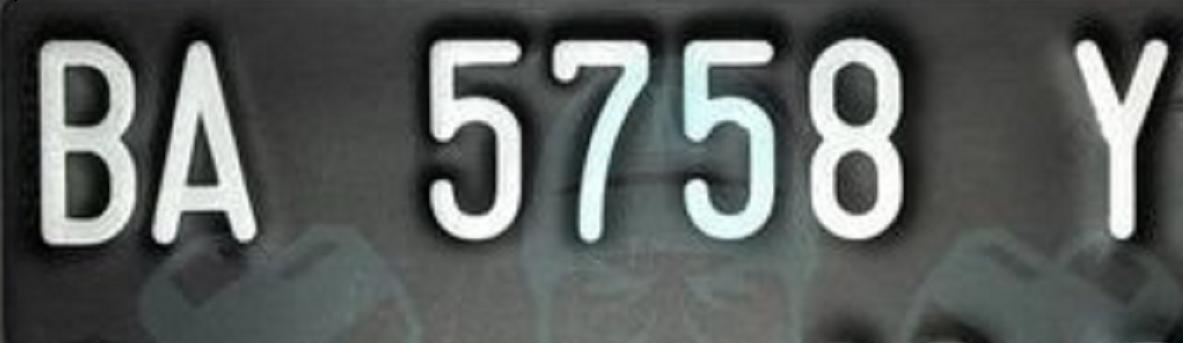
#> input picture Week_08_UTS/assets/1.jpg, 1183 x 343 px, found by its file name
$ jupyter execute --allow-errors UTS_Clustering_Image_Segmentation.ipynb   (shell and % lines are left out)
#> lines starting #> are read from the running program, lines starting #| are printed output that depends on the picture
# Segmentasi Gambar dengan Clustering

Segmentasi merupakan salah satu cara untuk membedakan antara objek satu dengan objek lainnya dalam suatu citra. Cara ini dapat dilakukan dengan mengelompokkan nilai pixel citra berdasarkan kedekatan warnanya.

Pada UTS kali ini, Anda diminta untuk melakukan segmentasi citra plat nomor kendaraan di Indonesia. Fungsi segmentasi dalam kasus ini adalah mempermudah pembacaan plat nomor kendaraan sebelum proses selanjutnya, seperti pembacaan karakter pada plat nomor.

# Ketentuan UTS

Berdasarkan pemaparan kasus, Anda diminta untuk,

1. Pilih 5 citra plat nomor untuk setiap anggota kelompok dari dataset yang telah disediakan. [DOWNLOAD](https://storage.googleapis.com/kuliah_mah/dummy.zip)
2. Lakukan segmentasi pada citra plat nomor untuk memperjelas karakter pada plat nomor.
3. Anda dapat menggunakan algortima K-Means seperti yang telah dijelaskan pada praktikum sebelumnya atau menggunakan algoritma klasterisasi yang lain.
4. Anda diperkenankan untuk melakukan pra pengolahan data (preprocessing) pada citra seperti,
    - Merubah color space
    - Reduksi dimensi
    - dsb
5. Tampilkan perbandingan citra antara sebelum dan sesudah di segmentasi

**Open Challange** (Opsional)
 - Bagaimana cara melakukan evaluasi pada hasil segementasi?
 - Terapkan pada kasus ini!

**Catatan:**
1. Proses loading citra dicontohkan dengan menggunakan library openCV
2. Secara default, openCV akan memuat citra dalam format BGR

# Jawaban

[cell 1]
import numpy as np
import cv2
import matplotlib.pyplot as plt
from google.colab.patches import cv2_imshow # path cv2.imshow di google colab

[cell 2]
# Load Gambar
img_list = []

# Load and append each image to the list
img_1 = cv2.imread('/content/drive/MyDrive/Machine_Learning/UTS/1.jpg')
#> img_1 is the input picture: shape (343, 1183, 3); mean B, G, R 93.2, 95, 91
img_list.append(img_1)

img_2 = cv2.imread('/content/drive/MyDrive/Machine_Learning/UTS/2.jpg')
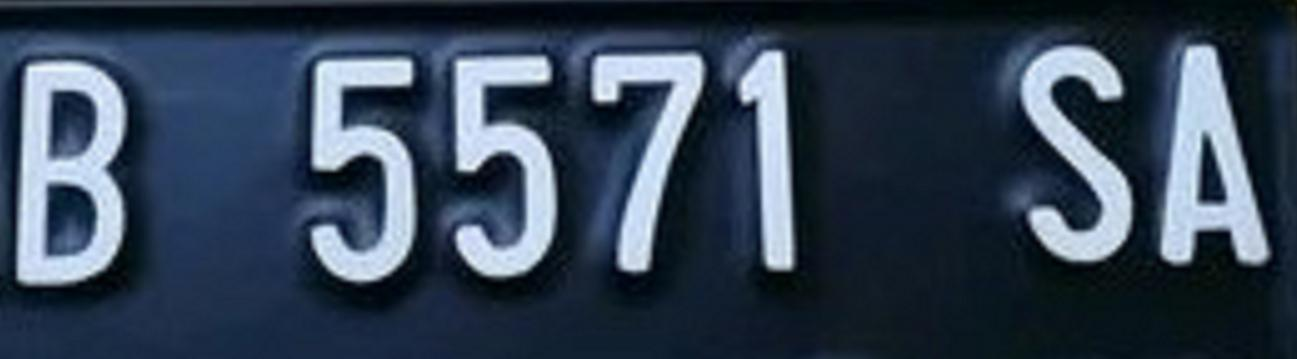
#> input picture Week_08_UTS/assets/2.jpg, 1297 x 359 px, found by its file name
#> img_2 is the input picture: shape (359, 1297, 3); mean B, G, R 83.8, 66.3, 51.8
img_list.append(img_2)

img_3 = cv2.imread('/content/drive/MyDrive/Machine_Learning/UTS/3.jpg')
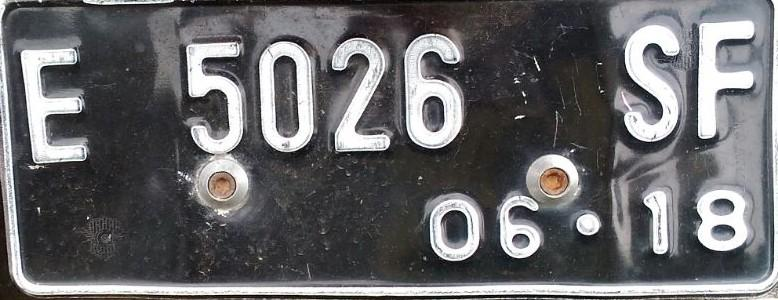
#> input picture Week_08_UTS/assets/3.jpg, 778 x 300 px, found by its file name
#> img_3 is the input picture: shape (300, 778, 3); mean B, G, R 104.5, 102.4, 102.7
img_list.append(img_3)

img_4 = cv2.imread('/content/drive/MyDrive/Machine_Learning/UTS/4.jpg')
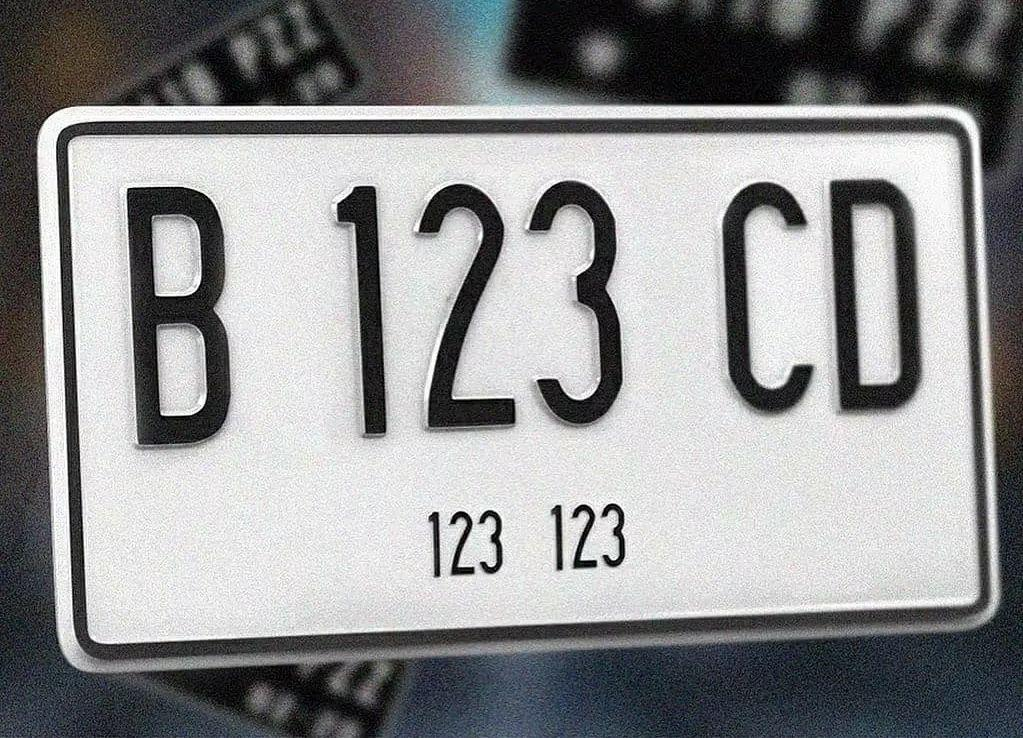
#> input picture Week_08_UTS/assets/4.jpg, 1023 x 738 px, found by its file name
#> img_4 is the input picture: shape (738, 1023, 3); mean B, G, R 146.2, 145.1, 144.4
img_list.append(img_4)

img_5 = cv2.imread('/content/drive/MyDrive/Machine_Learning/UTS/5.jpg')
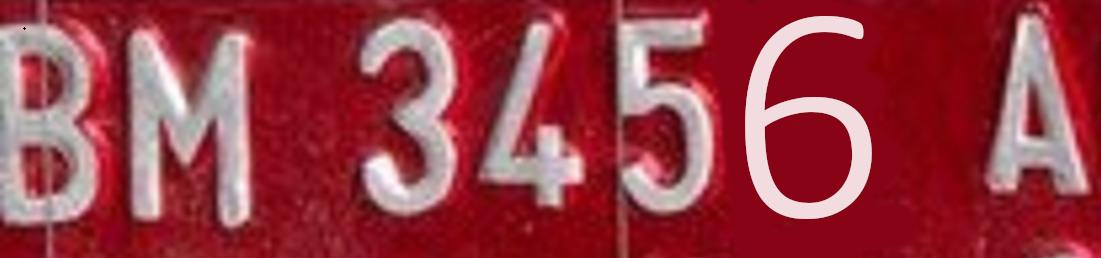
#> input picture Week_08_UTS/assets/5.jpg, 1101 x 258 px, found by its file name
#> img_5 is the input picture: shape (258, 1101, 3); mean B, G, R 68.9, 58.5, 152
img_list.append(img_5)

[cell 3]
h_1, w_1, ch_1= img_1.shape
#> h_1 = 343; w_1 = 1183; ch_1 = 3
h_2, w_2, ch_2= img_2.shape
#> h_2 = 359; w_2 = 1297; ch_2 = 3
h_3, w_3, ch_3= img_3.shape
#> h_3 = 300; w_3 = 778; ch_3 = 3
h_4, w_4, ch_4= img_4.shape
#> h_4 = 738; w_4 = 1023; ch_4 = 3
h_5, w_5, ch_5= img_5.shape
#> h_5 = 258; w_5 = 1101; ch_5 = 3

print(f"Image 1: Height = {h_1}, Width = {w_1}, Channels = {ch_1}")
#| Image 1: Height = 343, Width = 1183, Channels = 3
print(f"Image 2: Height = {h_2}, Width = {w_2}, Channels = {ch_2}")
#| Image 2: Height = 359, Width = 1297, Channels = 3
print(f"Image 3: Height = {h_3}, Width = {w_3}, Channels = {ch_3}")
#| Image 3: Height = 300, Width = 778, Channels = 3
print(f"Image 4: Height = {h_4}, Width = {w_4}, Channels = {ch_4}")
#| Image 4: Height = 738, Width = 1023, Channels = 3
print(f"Image 5: Height = {h_5}, Width = {w_5}, Channels = {ch_5}")
#| Image 5: Height = 258, Width = 1101, Channels = 3

[cell 4]
# Define a function to process an image
def process_image(img):
    # Get image properties
    h, w, ch = img.shape

    # Normalize the image data
    data = img / 255.0

    # Reshape the data
    data = data.reshape(h * w, ch)

    return data

data_1 = process_image(img_1)
data_2 = process_image(img_2)
data_3 = process_image(img_3)
data_4 = process_image(img_4)
data_5 = process_image(img_5)

print(f"Data 1 Shape = {data_1.shape}")
#| Data 1 Shape = (405769, 3)
print(f"Data 2 Shape = {data_2.shape}")
#| Data 2 Shape = (465623, 3)
print(f"Data 3 Shape = {data_3.shape}")
#| Data 3 Shape = (233400, 3)
print(f"Data 4 Shape = {data_4.shape}")
#| Data 4 Shape = (754974, 3)
print(f"Data 5 Shape = {data_5.shape}")
#| Data 5 Shape = (284058, 3)

[cell 5]
def plot_pixels(data, title, colors=None, N=10000):
#> called with data = array of shape (405769, 3), N = 10000
    if colors is None:
        colors = data

    # choose a random subset
    rng = np.random.RandomState(0)
    i = rng.permutation(data.shape[0])[:N]
    colors = colors[i]
    R, G, B = data[i].T
#> R = 10000 values, max 1 at index 1213, min 0 at index 518, mean 0.367; G = 10000 values, max 1 at index 81, min 0.00392 at index 585, mean 0.374; B = 10000 values, max 1 at index 2777, min 0 at index 585, mean 0.358

    fig, ax = plt.subplots(1, 2, figsize=(8, 4))
    ax[0].scatter(R, G, color=colors, marker='.')
    ax[0].set(xlabel='Red', ylabel='Green', xlim=(0, 1), ylim=(0, 1))

    ax[1].scatter(R, B, color=colors, marker='.')
    ax[1].set(xlabel='Red', ylabel='Blue', xlim=(0, 1), ylim=(0, 1))

    fig.suptitle(title, size=14)

[cell 6]
plot_pixels(data_1, title='Data 1 Input color space: 16 million possible colors')

[cell 7]
plot_pixels(data_2, title='Data 2 Input color space: 16 million possible colors')

[cell 8]
plot_pixels(data_3, title='Data 3 Input color space: 16 million possible colors')

[cell 9]
plot_pixels(data_4, title='Data 4 Input color space: 16 million possible colors')

[cell 10]
plot_pixels(data_5, title='Data 5 Input color space: 16 million possible colors')
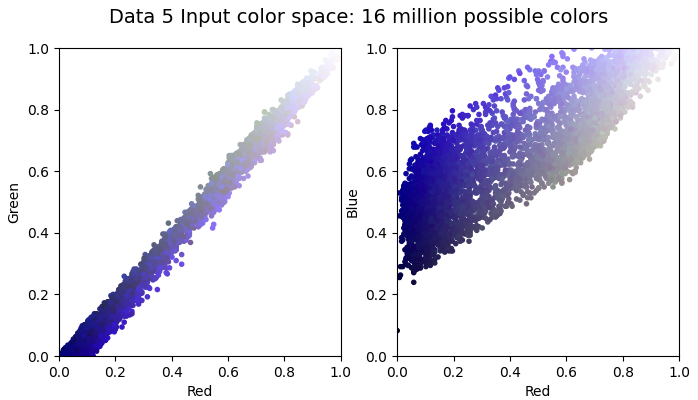
#> figure drawn by matplotlib, 2 panels

[cell 11]
# Reshaping the image into a 2D array of pixels and 3 color values (RGB)
# Then convert to float type
# Create an empty list to store the processed pixel values
processed_pixel_vals_list = []

def reshape_pixel(img):
    # Reshape and convert pixel values to float32
    pixel_vals = img.reshape((-1, 3))
    pixel_vals = np.float32(pixel_vals)

    # Append the processed pixel values to the list
    processed_pixel_vals_list.append(pixel_vals)

reshape_pixel(img_1)
reshape_pixel(img_2)
reshape_pixel(img_3)
reshape_pixel(img_4)
reshape_pixel(img_5)

[cell 12]
# K-means clustering parameters
criteria = (cv2.TERM_CRITERIA_EPS + cv2.TERM_CRITERIA_MAX_ITER, 100, 0.85)
k = 2

# Create a figure to display all images
plt.figure(figsize=(12, 12))

for i, pixel_vals in enumerate(processed_pixel_vals_list):
    # Perform k-means clustering
    retval, labels, centers = cv2.kmeans(pixel_vals, k, None, criteria, 10, cv2.KMEANS_RANDOM_CENTERS)

    # Convert data into 8-bit values
    centers = np.uint8(centers)
    segmented_data = centers[labels.flatten()]

    # Reshape data into the original image dimensions
    segmented_image = segmented_data.reshape((img_list[i].shape))

    # Display the original and clustered images in subplots
    plt.subplot(5, 2, 2 * i + 1)  # 5 rows, 2 columns
    plt.imshow(cv2.cvtColor(img_list[i], cv2.COLOR_BGR2RGB))
    plt.title(f'Original Image {i + 1}')

    plt.subplot(5, 2, 2 * i + 2)  # 5 rows, 2 columns
    plt.imshow(cv2.cvtColor(segmented_image, cv2.COLOR_BGR2RGB))
    plt.title(f'Clustered Image {i + 1}')
#> this loop made 5 passes
#> (retval, centers) on passes 1 to 5: (910623905.3, [[67, 69, 66], [225, 228, 221]]), (824308267.4, [[226, 207, 190], [54, 37, 23]]), (740216995.7, [[61, 59, 60], [206, 204, 204]]), (1.52e+09, [[53, 51, 50], [224, 224, 223]]), (460693969.2, [[29, 16, 133], [174, 170, 201]])
#> pass 1, `segmented_image = segmented_data.reshape((img_list[i].shape))`:
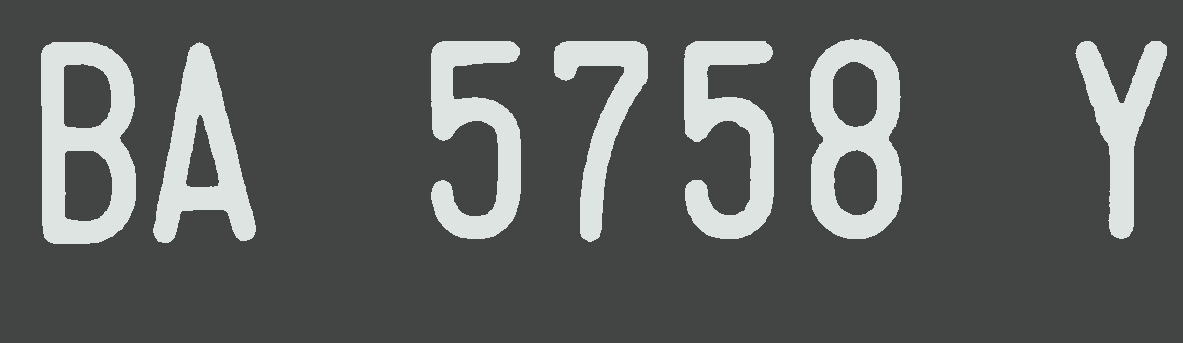
#> segmented_image: shape (343, 1183, 3); mean of channels 0, 1, 2 92.3, 94.5, 90.8; drawn as B, G, R
#> after the loop:
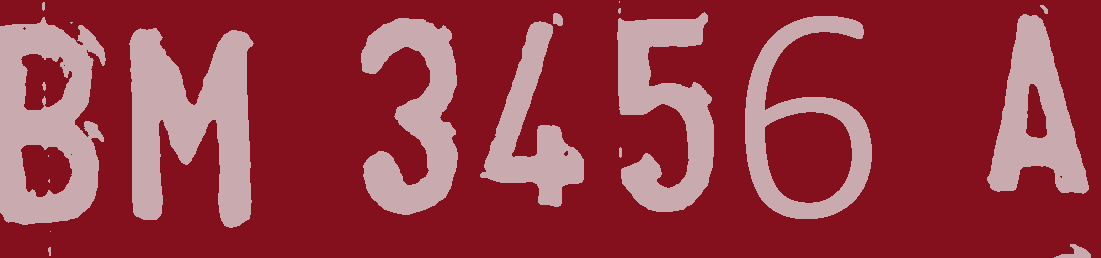
#> segmented_image: shape (258, 1101, 3); mean of channels 0, 1, 2 68.2, 57.6, 151.4; drawn as B, G, R

plt.tight_layout()
plt.show()
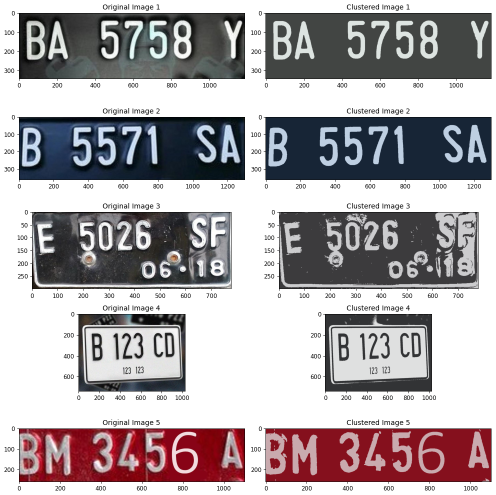
#> figure drawn by matplotlib, 10 panels

Pada gambar no 3, hasil dari k-means terjadi over segmentasi sehingga gambar dari clustered image kurang nampak jelas.

[cell 13]
img_3_gray = cv2.cvtColor(img_3, cv2.COLOR_BGR2GRAY)

# Display the grayscale image with the 'gray' colormap
plt.imshow(img_3_gray, cmap='gray')
plt.title(f'Grayscaled Image 3')
plt.axis('off')
plt.show()

[cell 14]
reshape_pixel(img_3_gray)

# Perform k-means clustering
retval, labels, centers = cv2.kmeans(processed_pixel_vals_list[5], k, None, criteria, 10, cv2.KMEANS_RANDOM_CENTERS)
#> retval = 287843647.6; centers = [[61.11, 60.09, 61.14], [201.1, 203.6, 201.1]]

# Convert data into 8-bit values
centers = np.uint8(centers)
#> centers = [[61, 60, 61], [201, 203, 201]]
segmented_data = centers[labels.flatten()]

# Reshape data into the original image dimensions
segmented_image = segmented_data.reshape((img_3_gray.shape))
#> segmented_image: shape (300, 778)

plt.imshow(segmented_image, cmap='gray')
plt.title(f'Clustered Grayscaled Image 3')
plt.axis('off')
plt.show()

[cell 15]
# Reduce the saturation
saturation_factor = 1.3 # Adjust the factor as needed (0.0 means fully desaturated)
img_3_desaturated = cv2.convertScaleAbs(img_3_gray, alpha=1, beta=(1 - saturation_factor) * 255)
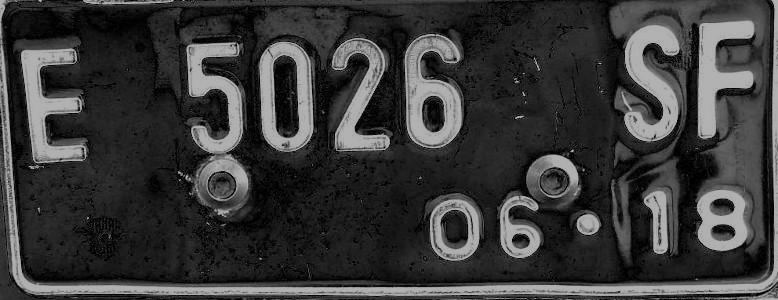
#> img_3_desaturated: shape (300, 778); min 0, max 178, mean 56.9

# Display the desaturated image
plt.imshow(cv2.cvtColor(img_3_desaturated, cv2.COLOR_BGR2RGB))
plt.axis('off')
plt.show()

[cell 16]
pixel_vals_img_3_desaturated = img_3_desaturated.reshape((-1, 3))
pixel_vals_img_3_desaturated = np.float32(pixel_vals_img_3_desaturated)

# Perform k-means clustering
retval, labels, centers = cv2.kmeans(pixel_vals_img_3_desaturated, 2, None, criteria, 10, cv2.KMEANS_RANDOM_CENTERS)
#> retval = 139535928.7; centers = [[152.1, 155.8, 152.2], [33.92, 33.07, 33.92]]

# Convert data into 8-bit values
centers = np.uint8(centers)
#> centers = [[152, 155, 152], [33, 33, 33]]
segmented_data = centers[labels.flatten()]

# Reshape data into the original image dimensions
segmented_image = segmented_data.reshape((img_3_desaturated.shape))

[cell 17]
# Create a figure with a specific size
plt.figure(figsize=(12, 6))

# Display the original image on the left
plt.subplot(1, 2, 1)  # 1 row, 2 columns, position 1
plt.imshow(cv2.cvtColor(img_list[2], cv2.COLOR_BGR2RGB))
plt.title(f'Original Image 3')
plt.axis('off')

# Display the segmented image on the right
plt.subplot(1, 2, 2)  # 1 row, 2 columns, position 2
plt.imshow(segmented_image, cmap='gray')
plt.title(f'Clustered Grayscaled Saturated Image 3')
plt.axis('off')

plt.show()
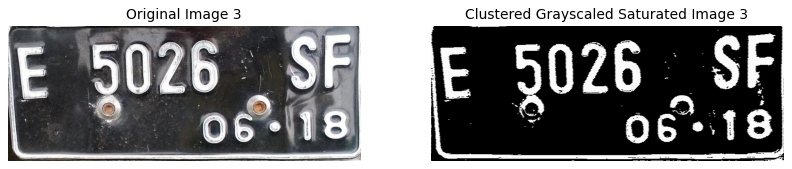
#> figure drawn by matplotlib, 2 panels

# Evaluasi Hasil Segmentasi

1. Install library

[cell 18]
import pytesseract
# Install pytesseract and Tesseract in Colab

2. Image 1

[cell 19]
# Perform k-means clustering
retval, labels, centers = cv2.kmeans(processed_pixel_vals_list[0], 2, None, criteria, 10, cv2.KMEANS_RANDOM_CENTERS)
#> retval = 910623905.3; centers = [[67.95, 69.61, 66.02], [226, 228.3, 221.8]]

# Convert data into 8-bit values
centers_img_1 = np.uint8(centers)
#> centers_img_1 = [[67, 69, 66], [225, 228, 221]]
segmented_data_img_1 = centers_img_1[labels.flatten()]

# Reshape data into the original image dimensions
segmented_image_img_1 = segmented_data_img_1.reshape((img_1.shape))

# Display the grayscale segmented image
cv2_imshow(segmented_image_img_1)
